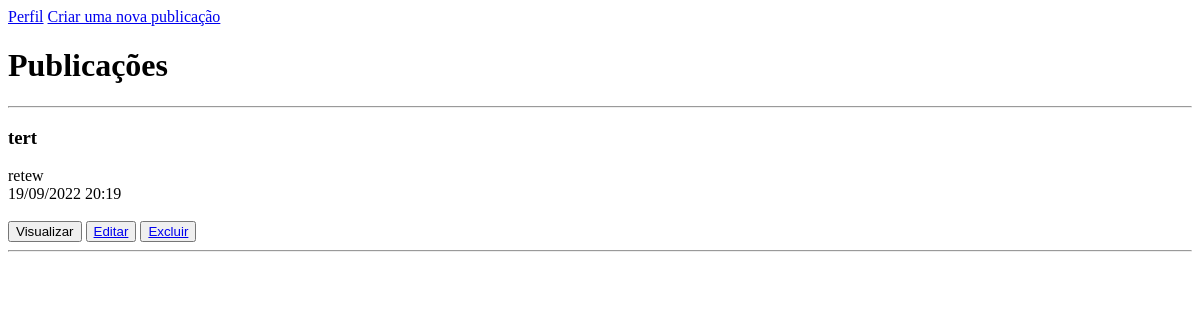
/area_publicacao.php (signed in), run on an earlier commit of the app's database.
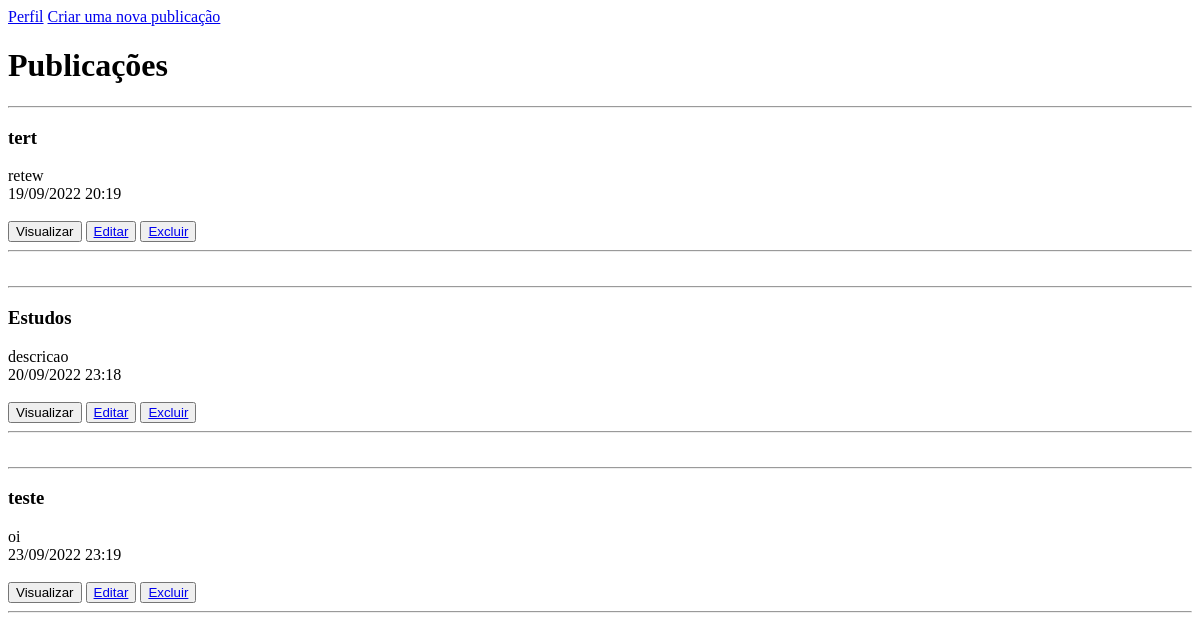
And on a later commit of the database.
### tables this page shows
CREATE TABLE `publicacao` (
  `cod` int(11) NOT NULL,
  `titulo` varchar(500) NOT NULL,
  `descricao` varchar(10000) NOT NULL,
  `imagem` varchar(100) NOT NULL,
  `data` varchar(100) NOT NULL,
  `usuario_cod` int(11) NOT NULL
);

### area_publicacao.php (the view, shortened to what this page needs)
<?php
    include('bd/verifica_login.php');
?>
<!DOCTYPE html>
<html lang="pt-br">
    <head>
    </head>
    <body>
        <a href="staff.php">Perfil</a>
        <a href="criar_publicacao.php">Criar uma nova publicação</a>
        <div>
            <h1>Publicações</h1>
            <?php
                $selecionar = "SELECT * FROM publicacao";
                $resultado = mysqli_query ($conexao, $selecionar);
                while($row_usuario = mysqli_fetch_assoc($resultado)){
                echo "<hr><h3>" . $row_usuario['titulo'] . "</h3>";
                echo "" . $row_usuario['descricao'] . "<br>";
                echo "" . $row_usuario['data']
            ?>
                <br><br>
                <button>Visualizar</button>
                <button><a href="editar_publicacao.php">Editar</a></button>
                <button><a href="bd/excluir_pub.php">Excluir</a></button>
                <hr><br>
            <?php
            ;}
            ?>
        </div>
    </body>
</html>

What changed in the data, as far as the page shows it:
added publicacao: titulo "Estudos", descricao "descricao", data "20/09/2022 23:18"
added publicacao: titulo "teste", descricao "oi", data "23/09/2022 23:19"
